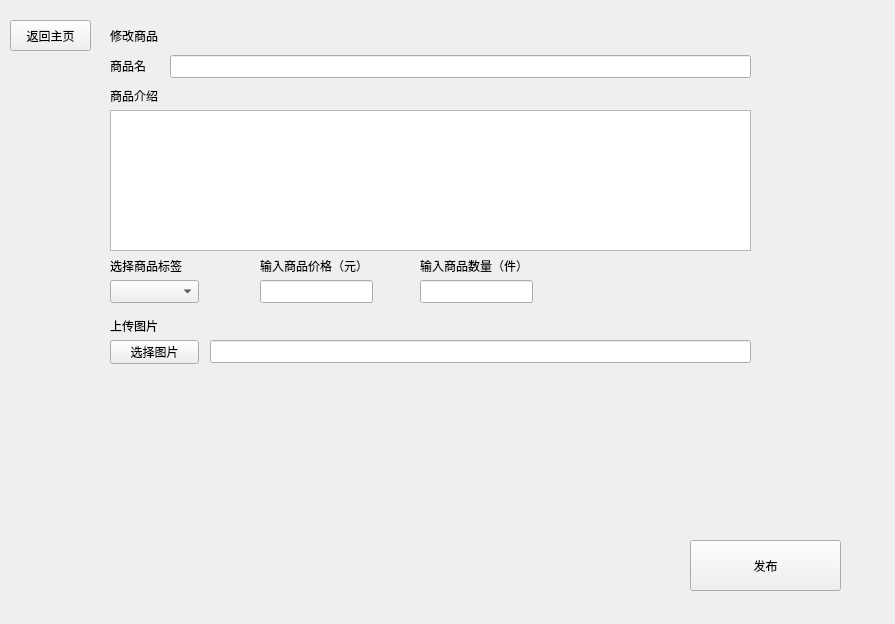
<?xml version="1.0" encoding="UTF-8"?>
<ui version="4.0">
 <class>Sell_Form</class>
 <widget class="QWidget" name="Sell_Form">
  <property name="geometry">
   <rect>
    <x>0</x>
    <y>0</y>
    <width>895</width>
    <height>624</height>
   </rect>
  </property>
  <property name="windowTitle">
   <string>Form</string>
  </property>
  <widget class="QLabel" name="label_2">
   <property name="geometry">
    <rect>
     <x>110</x>
     <y>310</y>
     <width>111</width>
     <height>31</height>
    </rect>
   </property>
   <property name="text">
    <string>上传图片</string>
   </property>
  </widget>
  <widget class="QComboBox" name="Tag_select">
   <property name="geometry">
    <rect>
     <x>110</x>
     <y>280</y>
     <width>89</width>
     <height>23</height>
    </rect>
   </property>
  </widget>
  <widget class="QLabel" name="label_1">
   <property name="geometry">
    <rect>
     <x>110</x>
     <y>250</y>
     <width>111</width>
     <height>31</height>
    </rect>
   </property>
   <property name="text">
    <string>选择商品标签</string>
   </property>
  </widget>
  <widget class="QPushButton" name="Release_btn">
   <property name="geometry">
    <rect>
     <x>690</x>
     <y>540</y>
     <width>151</width>
     <height>51</height>
    </rect>
   </property>
   <property name="text">
    <string>发布</string>
   </property>
  </widget>
  <widget class="QLabel" name="Title">
   <property name="geometry">
    <rect>
     <x>110</x>
     <y>20</y>
     <width>71</width>
     <height>31</height>
    </rect>
   </property>
   <property name="text">
    <string>修改商品</string>
   </property>
  </widget>
  <widget class="QPushButton" name="Back_btn">
   <property name="geometry">
    <rect>
     <x>10</x>
     <y>20</y>
     <width>81</width>
     <height>31</height>
    </rect>
   </property>
   <property name="text">
    <string>返回主页</string>
   </property>
  </widget>
  <widget class="QPushButton" name="Openfile_btn">
   <property name="geometry">
    <rect>
     <x>110</x>
     <y>340</y>
     <width>89</width>
     <height>24</height>
    </rect>
   </property>
   <property name="text">
    <string>选择图片</string>
   </property>
  </widget>
  <widget class="QLineEdit" name="PathlineEdit">
   <property name="geometry">
    <rect>
     <x>210</x>
     <y>340</y>
     <width>541</width>
     <height>23</height>
    </rect>
   </property>
   <property name="readOnly">
    <bool>true</bool>
   </property>
  </widget>
  <widget class="QLabel" name="Picture">
   <property name="geometry">
    <rect>
     <x>120</x>
     <y>380</y>
     <width>221</width>
     <height>181</height>
    </rect>
   </property>
   <property name="text">
    <string/>
   </property>
   <property name="scaledContents">
    <bool>true</bool>
   </property>
  </widget>
  <widget class="QLineEdit" name="price_input">
   <property name="geometry">
    <rect>
     <x>260</x>
     <y>280</y>
     <width>113</width>
     <height>23</height>
    </rect>
   </property>
  </widget>
  <widget class="QLabel" name="label_3">
   <property name="geometry">
    <rect>
     <x>260</x>
     <y>250</y>
     <width>231</width>
     <height>31</height>
    </rect>
   </property>
   <property name="text">
    <string>输入商品价格（元）</string>
   </property>
  </widget>
  <widget class="QLabel" name="label_4">
   <property name="geometry">
    <rect>
     <x>420</x>
     <y>250</y>
     <width>231</width>
     <height>31</height>
    </rect>
   </property>
   <property name="text">
    <string>输入商品数量（件）</string>
   </property>
  </widget>
  <widget class="QLineEdit" name="stock_input">
   <property name="geometry">
    <rect>
     <x>420</x>
     <y>280</y>
     <width>113</width>
     <height>23</height>
    </rect>
   </property>
  </widget>
  <widget class="QLabel" name="label_5">
   <property name="geometry">
    <rect>
     <x>110</x>
     <y>50</y>
     <width>51</width>
     <height>31</height>
    </rect>
   </property>
   <property name="text">
    <string>商品名</string>
   </property>
  </widget>
  <widget class="QLineEdit" name="name_input">
   <property name="geometry">
    <rect>
     <x>170</x>
     <y>55</y>
     <width>581</width>
     <height>23</height>
    </rect>
   </property>
  </widget>
  <widget class="QLabel" name="label_6">
   <property name="geometry">
    <rect>
     <x>110</x>
     <y>80</y>
     <width>61</width>
     <height>31</height>
    </rect>
   </property>
   <property name="text">
    <string>商品介绍</string>
   </property>
  </widget>
  <widget class="QPlainTextEdit" name="info_input">
   <property name="geometry">
    <rect>
     <x>110</x>
     <y>110</y>
     <width>641</width>
     <height>141</height>
    </rect>
   </property>
   <property name="plainText">
    <string/>
   </property>
  </widget>
 </widget>
 <resources/>
 <connections/>
</ui>
